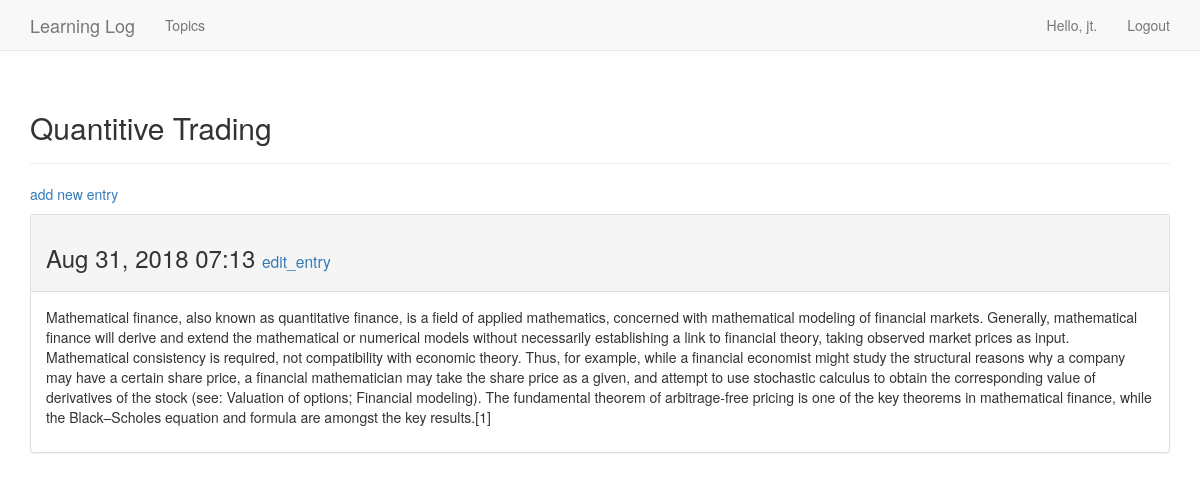
/topics/2/ (signed in), run on the app's committed database.
### learning_logs/models.py (models this page shows, shortened)
class Topic(models.Model):
	text = models.CharField(max_length=200)
	date_added = models.DateTimeField(auto_now_add=True)
	owner = models.ForeignKey(User)
	def __unicode__(self):
		return self.text

class Entry(models.Model):
	topic = models.ForeignKey(Topic)
	text = models.TextField()
	date_added = models.DateTimeField(auto_now_add=True)
	class Meta:
		verbose_name_plural = 'entries'

### learning_logs/views.py (the view)
# urls.py: url(r'^topics/(?P<topic_id>\d+)/$', views.topic, name='topic'),
@login_required
def topic(request, topic_id):
	topic = Topic.objects.get(id=topic_id)
	check_topic_owner(request, topic)
	entries = topic.entry_set.order_by('date_added')
	context = {'topic':topic, 'entries':entries}
	return render(request, 'learning_logs/topic.html', context)

### learning_logs/views.py (called while the page is built)
def check_topic_owner(request, topic):
	if request.user != topic.owner:
		raise Http404

### learning_logs/templates/learning_logs/topic.html
{% extends 'learning_logs/base.html' %}
{% block header %}
  <h2>{{ topic }}</h2>
{% endblock header %}
{% block content %}
   <p><a href="{% url 'learning_logs:new_entry' topic.id %}">add new entry</a></p>
     {% for entry in entries %}
       <div class="panel panel-default">
         <div class="panel-heading">
           <h3>
             {{ entry.date_added|date:'M d, Y H:i' }}
             <small>
               <a href="{% url 'learning_logs:edit_entry' entry.id %}">edit_entry</a>
             </small>
           </h3>
         </div>
         <div class="panel-body">
           {{ entry.text|linebreaks }}
         </div>
       </div>
     {% empty %}
       There are no entries for this topic yet.
     {% endfor %}
{% endblock content %}

### learning_logs/templates/learning_logs/base.html (shortened to what this page needs)
{% load bootstrap3 %}
<!DOCTYPE html>
<html lang="en">
	<head>
		{% bootstrap_css %}
	</head>
	<body>
		<nav class="navbar navbar-default navbar-static-top">
			<div class="container">
				<div class="navbar-header">
					<a href="{% url 'learning_logs:index' %}" class="navbar-brand">Learning Log</a>
				</div>
				<div id="navbar" class="navbar-collapse collapse">
					<ul class="nav navbar-nav">
						<li><a href="{% url 'learning_logs:topics' %}">Topics</a></li>
					</ul>
					<ul class="nav navbar-nav navbar-right">
						{% if user.is_authenticated %}
							<li><a>Hello, {{ user.username }}.</a></li>
							<li><a href="{% url 'users:logout' %}">Logout</a></li>
						{% else %}
							<li><a href="{% url 'users:login' %}">Login</a></li>
							<li><a href="{% url 'users:register' %}">Register</a></li>
						{% endif %}
					</ul>
				</div>
			</div>
		</nav>
		<div class="container">
			<div class="page-header">{% block header %}{% endblock header%}</div>
			<div>{% block content %}{% endblock content %}</div>
		</div>
	</body>
</html>

### data on the page
Topic: text "Quantitive Trading"
Entry: date_added "Aug 31, 2018 07:13", text "Mathematical finance, also known as quantitative finance, is a field of applied mathematics, concerned with mathematical modeling of financial markets. Generally, mathematical finance will derive and extend the mathematical or numerical models without necessarily establishing a link to financial theory, taking observed market prices as input. Mathematical consistency is required, not compatibility with economic theory. Thus, for example, while a financial economist might study the structural reasons why a company may have a certain share price, a financial mathematician may take the share price as a given, and attempt to use stochastic calculus to obtain the corresponding value of…"

### other printed values
{{ user.username }} "jt"
